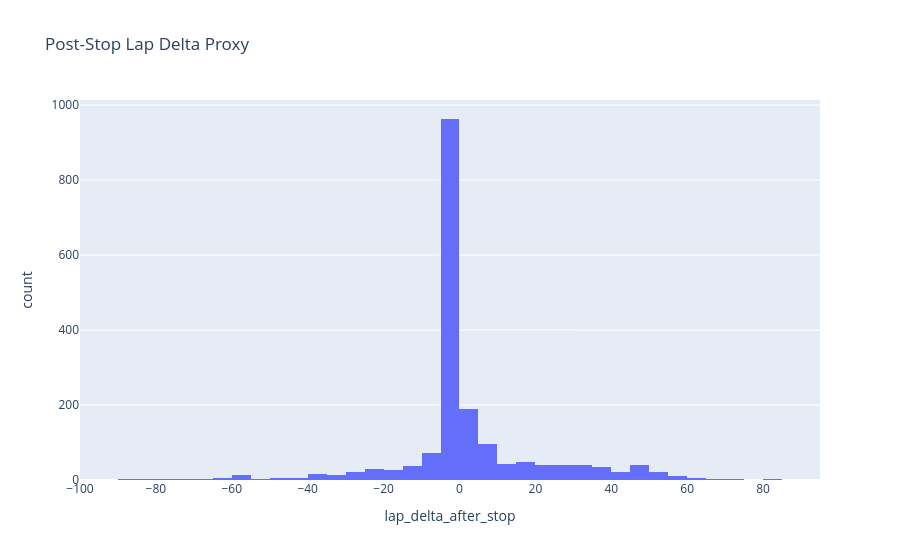

Here is the notebook cell this chart was saved with:
### Markdown cell above
## 4. Undercut Proxy and Used-Tyre Signal

A full undercut model needs exact pit and position timing. As a Silver proxy, we compare median lap time in the final laps before a stint change with the opening flying laps after the next stint begins.

### Code cell
ordered = lap_stints.sort_values(["session_key", "driver_number", "stint_number", "stint_lap_index"])
stint_edges = []
for (session_key, driver_number), group in ordered.groupby(["session_key", "driver_number"]):
    grouped = {stint: data for stint, data in group.groupby("stint_number")}
    for stint_number in sorted(grouped):
        next_number = stint_number + 1
        if next_number not in grouped:
            continue
        before = grouped[stint_number].tail(3)["lap_duration"].median()
        after = grouped[next_number].head(3)["lap_duration"].median()
        stint_edges.append({
            "session_key": session_key,
            "driver_number": driver_number,
            "stint_number": stint_number,
            "next_stint_number": next_number,
            "pre_stop_median_lap": before,
            "post_stop_median_lap": after,
            "lap_delta_after_stop": after - before,
        })
undercut_proxy = pd.DataFrame(stint_edges)
undercut_proxy.to_csv(OUTPUT_TABLES / "undercut_proxy_lap_delta.csv", index=False)
display(undercut_proxy.describe().reset_index() if len(undercut_proxy) else undercut_proxy)

fig = px.histogram(
    undercut_proxy.dropna(subset=["lap_delta_after_stop"]),
    x="lap_delta_after_stop",
    nbins=60,
    title="Post-Stop Lap Delta Proxy",
)
save_fig(fig, "undercut_proxy_lap_delta")

### Figure 1 — Plotly figure (JSON) as saved in the notebook; plotly's stock layout.template omitted (floating-point values rounded to 4 significant figures; data arrays with more than 128 entries replaced by an {"elided": "..."} marker saying what was removed)
{"data": [{"bingroup": "x", "hovertemplate": "lap_delta_after_stop=%{x}<br>count=%{y}<extra></extra>", "legendgroup": "", "marker": {"color": "#636efa", "pattern": {"shape": ""}}, "name": "", "nbinsx": 60, "orientation": "v", "showlegend": false, "type": "histogram", "x": {"elided": "1869 float values"}, "xaxis": "x", "yaxis": "y"}], "layout": {"barmode": "relative", "legend": {"tracegroupgap": 0}, "title": {"text": "Post-Stop Lap Delta Proxy"}, "xaxis": {"anchor": "y", "domain": [0.0, 1.0], "title": {"text": "lap_delta_after_stop"}}, "yaxis": {"anchor": "x", "domain": [0.0, 1.0], "title": {"text": "count"}}}}
